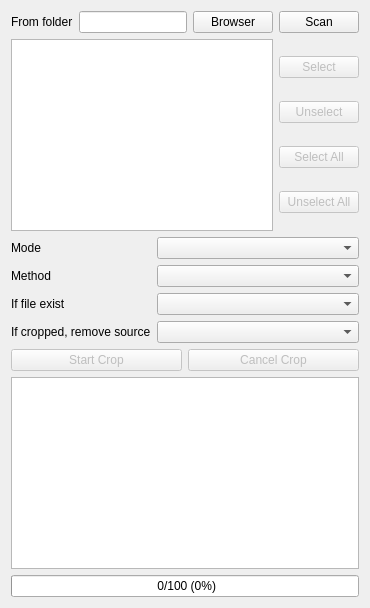
      <widget class="QWidget" name="tab_cropper">
       <attribute name="title">
        <string>Cropper</string>
       </attribute>
       <layout class="QVBoxLayout" name="verticalLayout_6">
        <item>
         <layout class="QFormLayout" name="formLayout_4">
          <item row="0" column="0">
           <widget class="QLabel" name="lbl_cropper_form_folder">
            <property name="text">
             <string>From folder</string>
            </property>
           </widget>
          </item>
          <item row="0" column="1">
           <layout class="QHBoxLayout" name="layout_copper_from">
            <item>
             <widget class="QLineEdit" name="txt_cropper_from_folder">
              <property name="toolTip">
               <string>Please select the comic series folder</string>
              </property>
              <property name="readOnly">
               <bool>true</bool>
              </property>
             </widget>
            </item>
            <item>
             <widget class="QPushButton" name="btn_cropper_from_folder">
              <property name="toolTip">
               <string>Please select the comic series folder</string>
              </property>
              <property name="text">
               <string>Browser</string>
              </property>
             </widget>
            </item>
            <item>
             <widget class="QPushButton" name="btn_cropper_folder_scan">
              <property name="text">
               <string>Scan</string>
              </property>
             </widget>
            </item>
           </layout>
          </item>
         </layout>
        </item>
        <item>
         <layout class="QHBoxLayout" name="layout_cropper_folder">
          <item>
           <widget class="QListWidget" name="list_cropper_folder">
            <property name="selectionMode">
             <enum>QAbstractItemView::ExtendedSelection</enum>
            </property>
           </widget>
          </item>
          <item>
           <layout class="QVBoxLayout" name="layout_cropper_select">
            <item>
             <widget class="QPushButton" name="btn_cropper_select">
              <property name="enabled">
               <bool>false</bool>
              </property>
              <property name="text">
               <string>Select</string>
              </property>
             </widget>
            </item>
            <item>
             <widget class="QPushButton" name="btn_cropper_unselect">
              <property name="enabled">
               <bool>false</bool>
              </property>
              <property name="text">
               <string>Unselect</string>
              </property>
             </widget>
            </item>
            <item>
             <widget class="QPushButton" name="btn_cropper_select_all">
              <property name="enabled">
               <bool>false</bool>
              </property>
              <property name="text">
               <string>Select All</string>
              </property>
             </widget>
            </item>
            <item>
             <widget class="QPushButton" name="btn_cropper_unselect_all">
              <property name="enabled">
               <bool>false</bool>
              </property>
              <property name="text">
               <string>Unselect All</string>
              </property>
             </widget>
            </item>
           </layout>
          </item>
         </layout>
        </item>
        <item>
         <layout class="QFormLayout" name="formLayout_5">
          <item row="0" column="0">
           <widget class="QLabel" name="lbl_cropper_mode">
            <property name="text">
             <string>Mode</string>
            </property>
           </widget>
          </item>
          <item row="0" column="1">
           <widget class="QComboBox" name="cbx_cropper_mode"/>
          </item>
          <item row="1" column="0">
           <widget class="QLabel" name="lbl_cropper_method">
            <property name="text">
             <string>Method</string>
            </property>
           </widget>
          </item>
          <item row="1" column="1">
           <widget class="QComboBox" name="cbx_cropper_method"/>
          </item>
          <item row="2" column="0">
           <widget class="QLabel" name="lbl_cropper_file_exist">
            <property name="text">
             <string>If file exist</string>
            </property>
           </widget>
          </item>
          <item row="2" column="1">
           <widget class="QComboBox" name="cbx_cropper_file_exist"/>
          </item>
          <item row="3" column="0">
           <widget class="QLabel" name="lbl_cropper_remove_source">
            <property name="text">
             <string>If cropped, remove source</string>
            </property>
           </widget>
          </item>
          <item row="3" column="1">
           <widget class="QComboBox" name="cbx_cropper_remove_source"/>
          </item>
         </layout>
        </item>
        <item>
         <layout class="QHBoxLayout" name="layout_cropper_button">
          <item>
           <widget class="QPushButton" name="btn_cropper_start">
            <property name="enabled">
             <bool>false</bool>
            </property>
            <property name="text">
             <string>Start Crop</string>
            </property>
           </widget>
          </item>
          <item>
           <widget class="QPushButton" name="btn_cropper_cancel">
            <property name="enabled">
             <bool>false</bool>
            </property>
            <property name="text">
             <string>Cancel Crop</string>
            </property>
           </widget>
          </item>
         </layout>
        </item>
        <item>
         <widget class="QTextBrowser" name="log_cropper"/>
        </item>
        <item>
         <widget class="QProgressBar" name="pgb_cropper">
          <property name="value">
           <number>0</number>
          </property>
          <property name="format">
           <string> %v/%m (%p%)</string>
          </property>
         </widget>
        </item>
       </layout>
      </widget>
